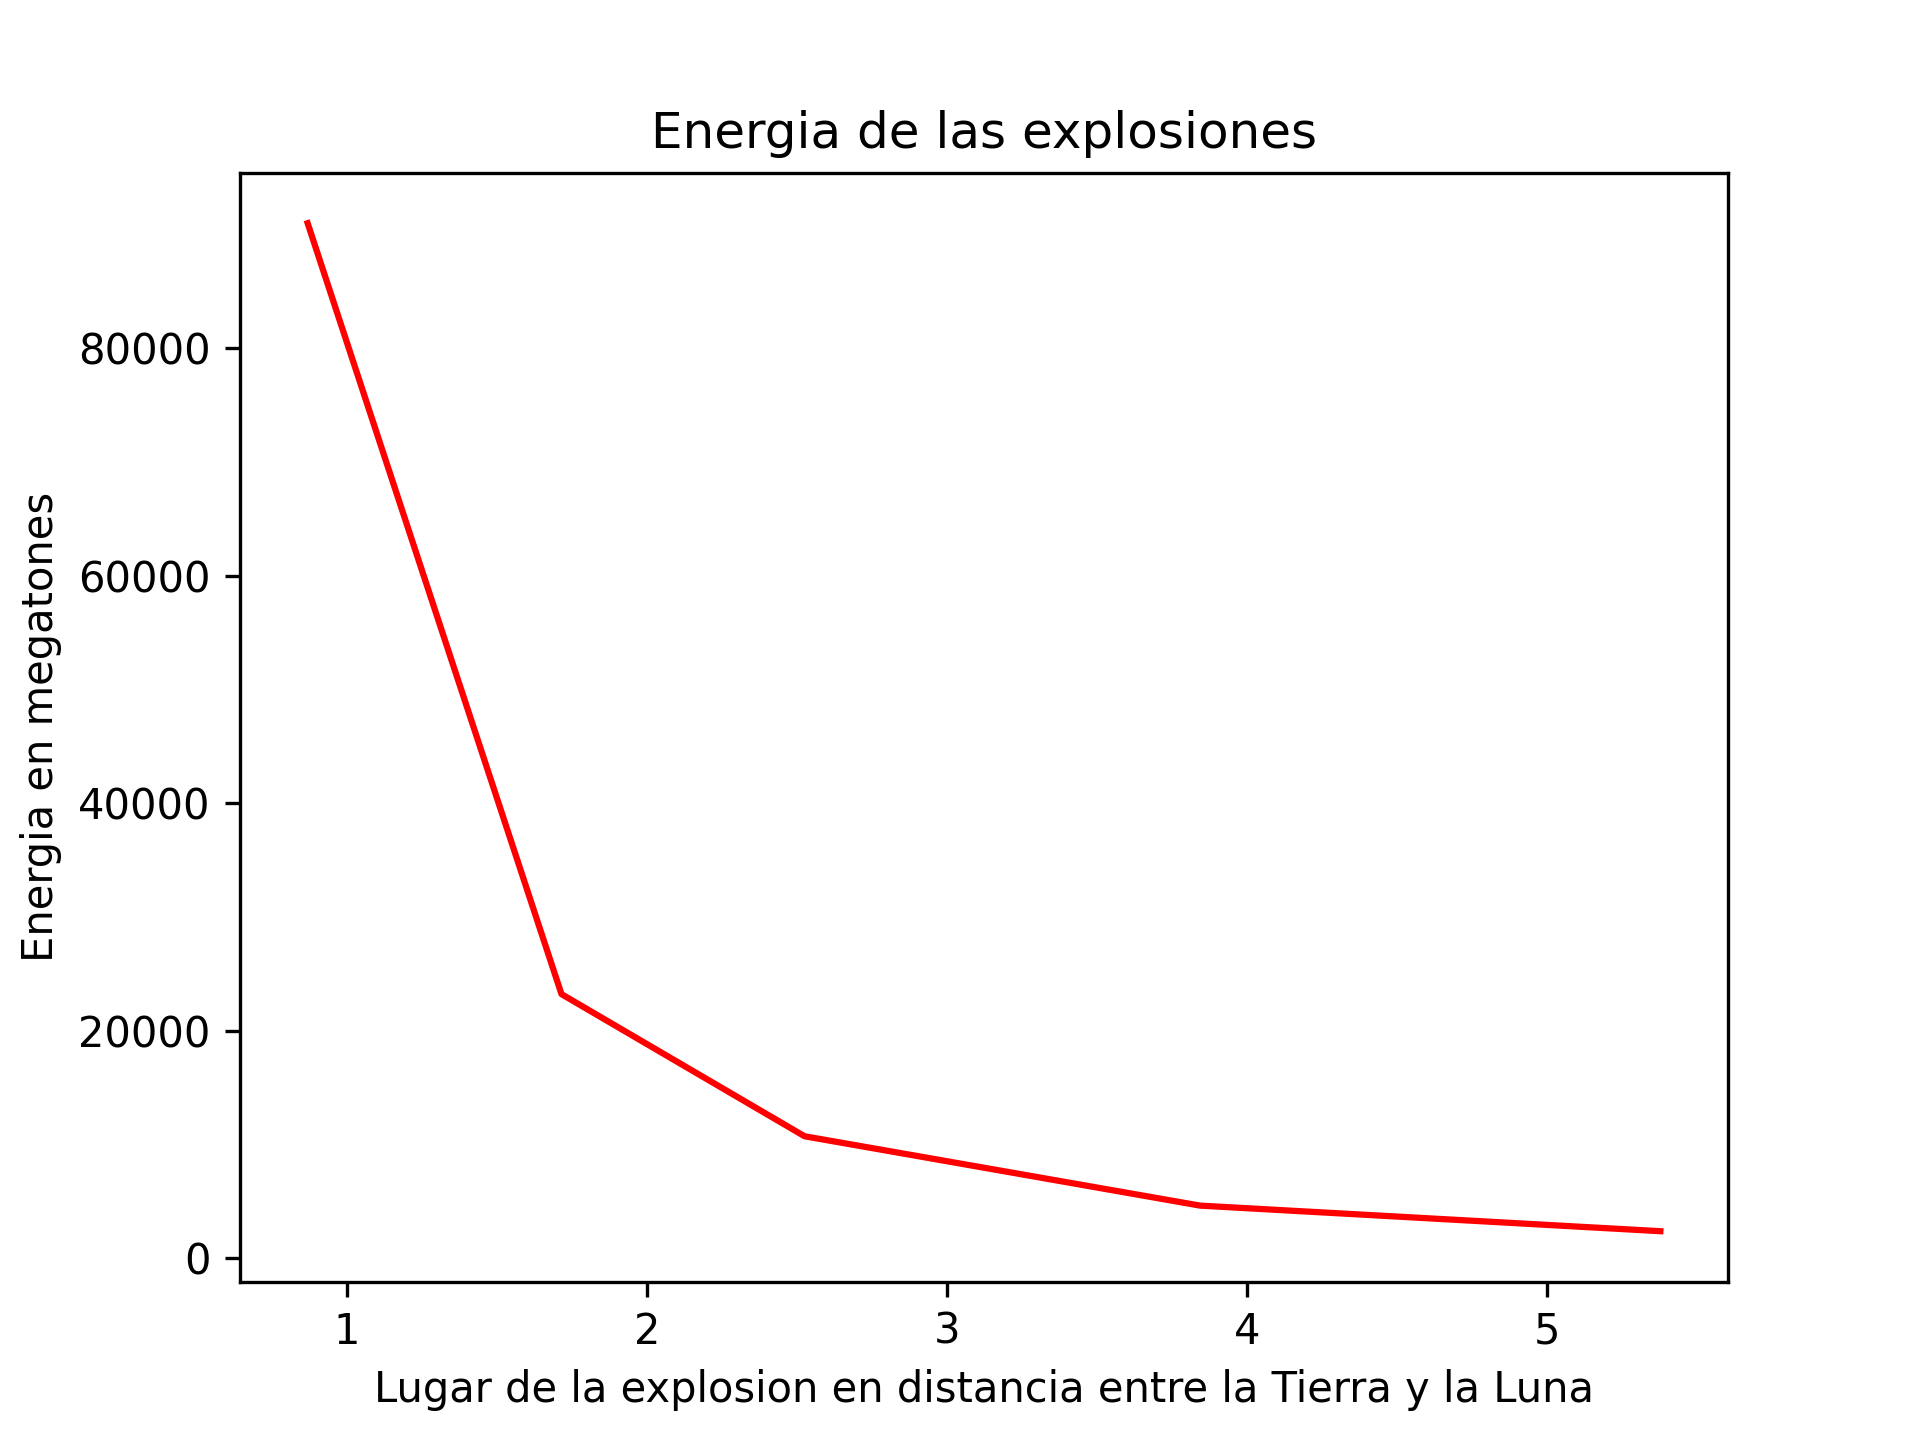

The Python source for this figure:
# Importamos el módulo matplotlib y numpy
import numpy as np
import matplotlib.pyplot as plt
import matplotlib

# Leemos datos de un fichero
data = np.loadtxt('Bomba.txt') 
x = data[:,0]
y = data[:,1]

# Creamos una figura y hacemos nuestro primer plot
plt.figure()
plt.plot(x,y,"r")
plt.xlabel("Lugar de la explosion en distancia entre la Tierra y la Luna")
plt.ylabel("Energia en megatones")
plt.title("Energia de las explosiones")

plt.savefig('Bomba.png', dpi=300)